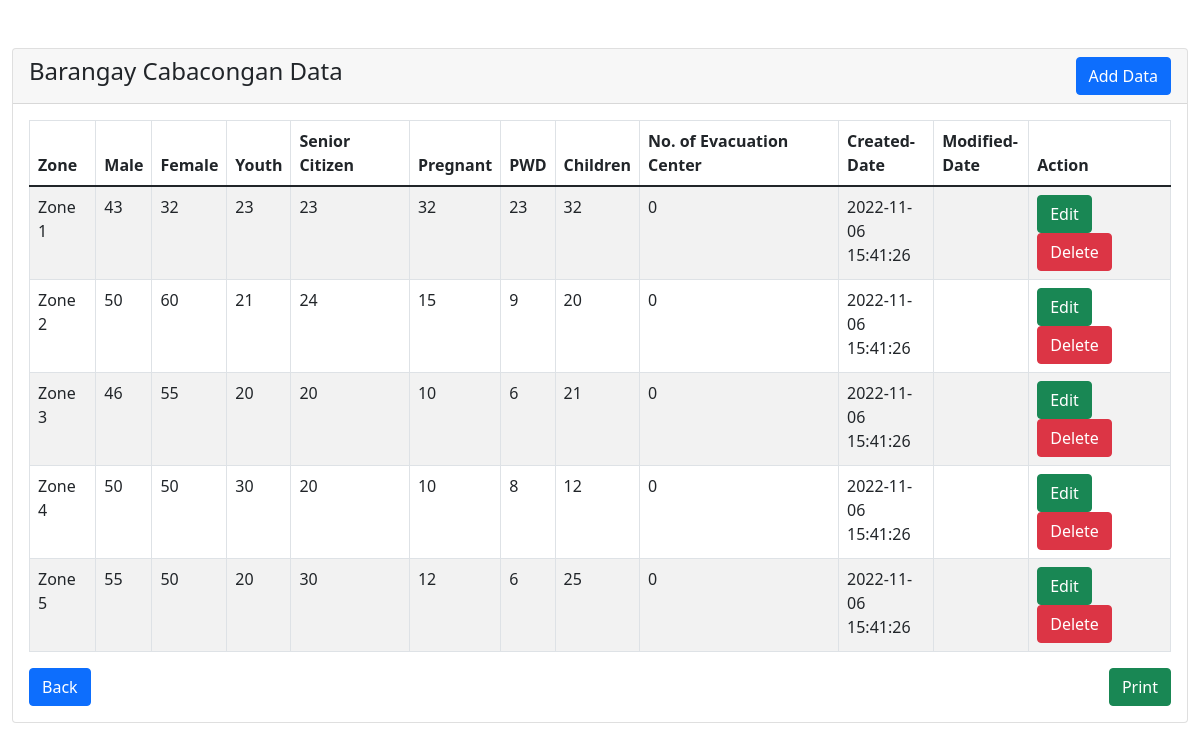
/admin/barangay-statistics/cabacongan/cabacongan-tbl.php (signed in), run on the app's committed database.
### tables this page shows
CREATE TABLE `barangay_data` (
  `id` int(10) NOT NULL,
  `barangay_name` varchar(50) NOT NULL,
  `zone` varchar(15) NOT NULL,
  `male` int(11) NOT NULL,
  `female` int(11) NOT NULL,
  `youth` int(11) NOT NULL,
  `senior_citizen` int(11) NOT NULL,
  `pregnant` int(11) NOT NULL,
  `pwd` int(11) NOT NULL,
  `children` int(11) NOT NULL,
  `no_evacuations` int(11) NOT NULL,
  `created_date` timestamp NULL DEFAULT current_timestamp(),
  `modified_date` timestamp NULL DEFAULT NULL ON UPDATE current_timestamp()
);

### admin/barangay-statistics/cabacongan/cabacongan-tbl.php (the view, shortened to what this page needs)
<?php
require '../../dbconfig.php';
?>
<!doctype html>
<html lang="en">
  <head>
    <link rel="stylesheet" type="text/css" href="../style-print.css" media="print" >
    <link href="https://cdn.jsdelivr.net/npm/bootstrap@5.1.3/dist/css/bootstrap.min.css" rel="stylesheet">
</head>
<body>
    <div class="container-fluid mt-5">
        <div class="row">
            <div class="col-md-12">
                <div class="card">
                    <div class="card-header">
                        <h4>Barangay Cabacongan Data
                            <a href="add-data.php" class="btn btn-primary float-end" id="print-btn">Add Data</a>
                        </h4>
                    </div>
                    <div class="card-body">
                        <table class="table table-bordered table-striped">
                            <thead>
                                <tr>
                                    <th>Zone</th>
                                    <th>Male</th>
                                    <th>Female</th>
                                    <th>Youth</th>
                                    <th>Senior Citizen</th>
                                    <th>Pregnant</th>
                                    <th>PWD</th>
                                    <th>Children</th>
                                    <th>No. of Evacuation Center</th>
                                    <th id="print-btn">Created-Date</th>
                                    <th id="print-btn">Modified-Date</th>
                                    <th id="print-btn">Action</th>
                                </tr>
                            </thead>
                            <tbody>
                                <?php
                                    $query = "SELECT * FROM barangay_data WHERE barangay_name='Cabacongan'";
                                    $query_run = mysqli_query($con, $query);
                                    if(mysqli_num_rows($query_run) > 0)
                                    {
                                        foreach($query_run as $cabacongan)
                                        {
                                            ?>
                                            <tr>
                                                <td><?= $cabacongan['zone']; ?></td>
                                                <td><?= $cabacongan['male']; ?></td>
                                                <td><?= $cabacongan['female']; ?></td>
                                                <td><?= $cabacongan['youth']; ?></td>
                                                <td><?= $cabacongan['senior_citizen']; ?></td>
                                                <td><?= $cabacongan['pregnant']; ?></td>
                                                <td><?= $cabacongan['pwd']; ?></td>
                                                <td><?= $cabacongan['children']; ?></td>
                                                <td><?= $cabacongan['no_evacuations']; ?></td>
                                                <td id="print-btn" class="col-md-1"><?= $cabacongan['created_date']; ?></td>
                                                <td id="print-btn" class="col-md-1"><?= $cabacongan['modified_date']; ?></td>
                                                <td id="print-btn"  class="col-md-1.1">
                                                    <a href="edit-data.php?id=<?= $cabacongan['id']; ?>" class="btn btn-success btn">Edit</a>
                                                    <button type="button" class="btn btn-danger btn deletebtn">Delete</button>
                                                </td>
                                            </tr>
                                            <?php
                                        }
                                    }
                                    else
                                    {
                                        echo "<h5> No Record Found </h5>";
                                    }
                                ?>
                            </tbody>
                        </table>
                        <a href="../barangay-statistics.php" class="btn btn-primary float-start" id="print-btn">Back</a>
                        <button onclick="window.print()" class="btn btn-success float-end" id="print-btn">  Print  </button>
                    </div>
                </div>
            </div>
        </div>
    </div>
</body>
</html>

### admin/barangay-statistics/style-print.css (style rules this page uses)
#print-btn { display: none; visibility: none; }

### data on the page
barangay_data: zone "Zone 1", male "43", female "32", youth "23", senior_citizen "23", pregnant "32", pwd "23", children "32", no_evacuations "0", created_date "2022-11-06 15:41:26"
barangay_data: zone "Zone 2", male "50", female "60", youth "21", senior_citizen "24", pregnant "15", pwd "9", children "20", no_evacuations "0", created_date "2022-11-06 15:41:26"
barangay_data: zone "Zone 3", male "46", female "55", youth "20", senior_citizen "20", pregnant "10", pwd "6", children "21", no_evacuations "0", created_date "2022-11-06 15:41:26"
barangay_data: zone "Zone 4", male "50", female "50", youth "30", senior_citizen "20", pregnant "10", pwd "8", children "12", no_evacuations "0", created_date "2022-11-06 15:41:26"
barangay_data: zone "Zone 5", male "55", female "50", youth "20", senior_citizen "30", pregnant "12", pwd "6", children "25", no_evacuations "0", created_date "2022-11-06 15:41:26"
